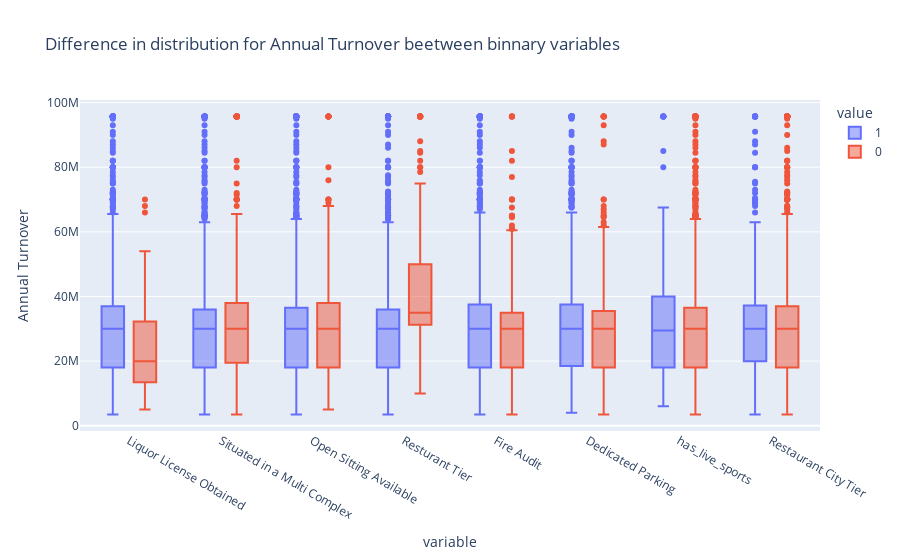

The notebook cell this image was saved under:
### Code cell
# melt the dataset to graph the difference in the binnary variables
melted_dataset = data_stg[binary_vars+["Annual Turnover"]].melt(id_vars=["Annual Turnover"],value_vars=binary_vars)

# graph a boxplot with the diference in the annual turnover for binary variables
fig = px.box(melted_dataset, x="variable", y="Annual Turnover", color="value",title="Difference in distribution for Annual Turnover beetween binnary variables")
fig.update_traces(quartilemethod="exclusive") # or "inclusive", or "linear" by default
fig.show()
fig.write_html(f"{script_dir}/boxplot_visualization.html")

### Figure 1 — Plotly figure (JSON) as saved in the notebook; plotly's stock layout.template omitted (floating-point values rounded to 4 significant figures; data arrays with more than 128 entries replaced by an {"elided": "..."} marker saying what was removed)
{"data": [{"alignmentgroup": "True", "hovertemplate": "value=1<br>variable=%{x}<br>Annual Turnover=%{y}<extra></extra>", "legendgroup": "1", "marker": {"color": "#636efa"}, "name": "1", "notched": false, "offsetgroup": "1", "orientation": "v", "quartilemethod": "exclusive", "showlegend": true, "type": "box", "x": {"elided": "19119 str values"}, "x0": " ", "xaxis": "x", "y": {"elided": "19119 float values"}, "y0": " ", "yaxis": "y"}, {"alignmentgroup": "True", "hovertemplate": "value=0<br>variable=%{x}<br>Annual Turnover=%{y}<extra></extra>", "legendgroup": "0", "marker": {"color": "#EF553B"}, "name": "0", "notched": false, "offsetgroup": "0", "orientation": "v", "quartilemethod": "exclusive", "showlegend": true, "type": "box", "x": {"elided": "8817 str values"}, "x0": " ", "xaxis": "x", "y": {"elided": "8817 float values"}, "y0": " ", "yaxis": "y"}], "layout": {"boxmode": "group", "legend": {"title": {"text": "value"}, "tracegroupgap": 0}, "title": {"text": "Difference in distribution for Annual Turnover beetween binnary variables"}, "xaxis": {"anchor": "y", "domain": [0, 1], "title": {"text": "variable"}}, "yaxis": {"anchor": "x", "domain": [0, 1], "title": {"text": "Annual Turnover"}}}}
